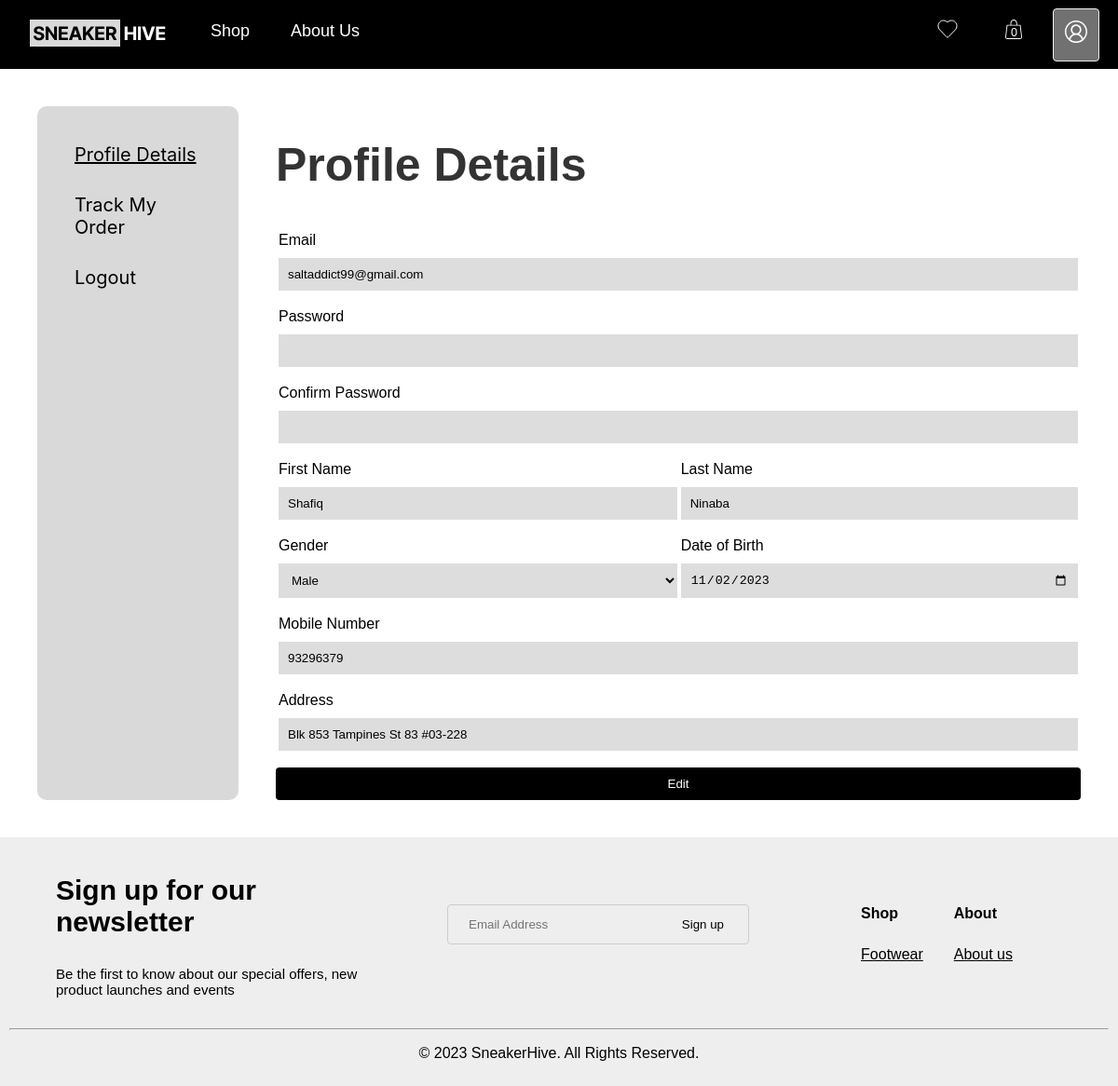
/account.php (signed in), run on an earlier commit of the app's database.
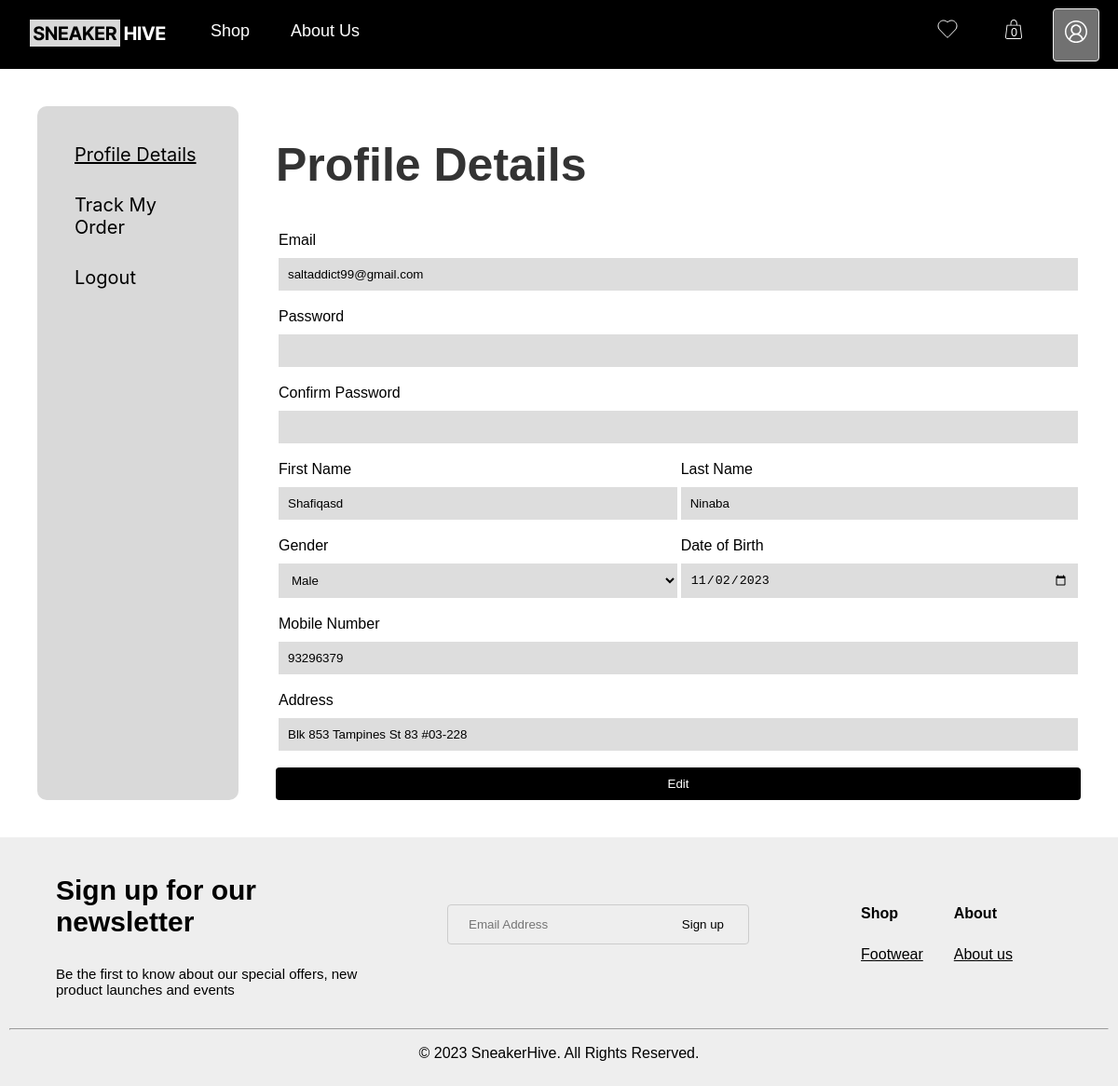
And on a later commit of the database.
### tables this page shows
CREATE TABLE `user_info` (
  `id` int(11) NOT NULL,
  `user_id` int(11) DEFAULT NULL,
  `first_name` varchar(200) DEFAULT NULL,
  `last_name` varchar(200) DEFAULT NULL,
  `mobile_number` varchar(20) DEFAULT NULL,
  `gender` varchar(10) DEFAULT NULL,
  `date_of_birth` date DEFAULT NULL,
  `delivery_address` varchar(500) DEFAULT NULL
);

### account.php (the view, shortened to what the changed rows need)
<?php
include 'dbconnect.php';
$query = 'SELECT * FROM user_info WHERE user_id = ?';
$stmt = $dbcnx->prepare($query);
$stmt->bind_param('i', $_SESSION['user_id']);
$stmt->execute();
$result = $stmt->get_result();
$row = $result->fetch_assoc();
$first_name = $row['first_name'];
$last_name = $row['last_name'];
$mobile_number = $row['mobile_number'];
$gender = $row['gender'];
$date_of_birth = $row['date_of_birth'];
$delivery_address = $row['delivery_address'];
?>
<!DOCTYPE html>
<html lang="en">
<head>
    <link rel="stylesheet" href="styles.css">
</head>
<body>
    <div class="account-content-body">
        <div class="login-container signup">
            <h1>Profile Details</h1>
            <form action="edit_account_details.php" method="POST" class="signup-form" onsubmit="return validateForm()">
                <table>
                    <tr>
                        <td><label for="firstname">First Name</label>
                        <input type="text" id="firstname" name="firstname" required value='<?php echo $first_name; ?>'></td>
                        <td><label for="lastname">Last Name</label>
                        <input type="text" id="lastname" name="lastname" required value='<?php echo $last_name; ?>'></td>
                    </tr>
                    <tr>
                        <td>
                            <label for="gender">Gender</label>
                            <select name="gender" id="gender" required>
                                <option value="male" <?php if($gender == 'male'){echo 'selected';} ?>>Male</option>
                            </select>
                        </td>
                        <td>
                        <label for="dob">Date of Birth</label>
                        <input type="date" name="dob" id="dob" required value='<?php echo $date_of_birth; ?>'>
                    </tr>
                    <tr>
                        <td colspan="2">
                            <label for="phone">Mobile Number</label>
                            <input type="text" name="mobile" id="mobile" required value='<?php echo $mobile_number; ?>'>
                        </td>
                    </tr>
                    <tr>
                        <td colspan="2"><label for="address">Address</label>
                        <input type="text" name="address" id="address" required value='<?php echo $delivery_address; ?>'></td>
                    </tr>
                </table>
            </form>
    </div>
    </div>
</body>
</html>

What changed in the data, as far as the page shows it:
changed user_info "Ninaba": firstname "Shafiq" → "Shafiqasd"
